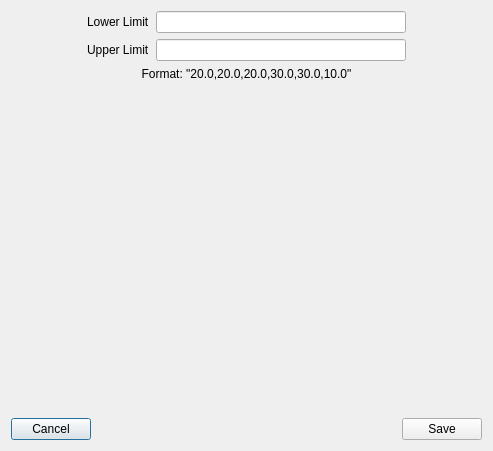
<?xml version="1.0" encoding="UTF-8"?>
<ui version="4.0">
 <class>Dialog</class>
 <widget class="QDialog" name="Dialog">
  <property name="windowModality">
   <enum>Qt::WindowModal</enum>
  </property>
  <property name="geometry">
   <rect>
    <x>0</x>
    <y>0</y>
    <width>493</width>
    <height>451</height>
   </rect>
  </property>
  <property name="sizePolicy">
   <sizepolicy hsizetype="Expanding" vsizetype="Expanding">
    <horstretch>0</horstretch>
    <verstretch>0</verstretch>
   </sizepolicy>
  </property>
  <property name="minimumSize">
   <size>
    <width>200</width>
    <height>0</height>
   </size>
  </property>
  <property name="windowTitle">
   <string>Self-Scattering Level</string>
  </property>
  <property name="modal">
   <bool>true</bool>
  </property>
  <layout class="QVBoxLayout" name="verticalLayout">
   <item>
    <layout class="QGridLayout" name="gridLayout">
     <item row="2" column="2">
      <widget class="QLineEdit" name="lower_value">
       <property name="minimumSize">
        <size>
         <width>250</width>
         <height>0</height>
        </size>
       </property>
       <property name="maximumSize">
        <size>
         <width>300</width>
         <height>36</height>
        </size>
       </property>
      </widget>
     </item>
     <item row="4" column="1">
      <widget class="QLabel" name="upper_label">
       <property name="text">
        <string>Upper Limit</string>
       </property>
      </widget>
     </item>
     <item row="2" column="1">
      <widget class="QLabel" name="lower_label">
       <property name="text">
        <string>Lower Limit</string>
       </property>
      </widget>
     </item>
     <item row="4" column="2">
      <widget class="QLineEdit" name="upper_value">
       <property name="minimumSize">
        <size>
         <width>250</width>
         <height>0</height>
        </size>
       </property>
       <property name="maximumSize">
        <size>
         <width>300</width>
         <height>16777215</height>
        </size>
       </property>
      </widget>
     </item>
     <item row="2" column="0">
      <spacer name="horizontalSpacer_4">
       <property name="orientation">
        <enum>Qt::Horizontal</enum>
       </property>
       <property name="sizeType">
        <enum>QSizePolicy::MinimumExpanding</enum>
       </property>
       <property name="sizeHint" stdset="0">
        <size>
         <width>60</width>
         <height>20</height>
        </size>
       </property>
      </spacer>
     </item>
     <item row="2" column="3">
      <spacer name="horizontalSpacer_3">
       <property name="orientation">
        <enum>Qt::Horizontal</enum>
       </property>
       <property name="sizeType">
        <enum>QSizePolicy::MinimumExpanding</enum>
       </property>
       <property name="sizeHint" stdset="0">
        <size>
         <width>60</width>
         <height>20</height>
        </size>
       </property>
      </spacer>
     </item>
    </layout>
   </item>
   <item>
    <widget class="QLabel" name="label">
     <property name="layoutDirection">
      <enum>Qt::LeftToRight</enum>
     </property>
     <property name="text">
      <string>Format: &quot;20.0,20.0,20.0,30.0,30.0,10.0&quot;</string>
     </property>
     <property name="alignment">
      <set>Qt::AlignCenter</set>
     </property>
    </widget>
   </item>
   <item>
    <layout class="QHBoxLayout" name="horizontalLayout">
     <item>
      <spacer name="horizontalSpacer">
       <property name="orientation">
        <enum>Qt::Horizontal</enum>
       </property>
       <property name="sizeHint" stdset="0">
        <size>
         <width>60</width>
         <height>20</height>
        </size>
       </property>
      </spacer>
     </item>
     <item>
      <widget class="QLabel" name="preview">
       <property name="sizePolicy">
        <sizepolicy hsizetype="Expanding" vsizetype="Expanding">
         <horstretch>0</horstretch>
         <verstretch>0</verstretch>
        </sizepolicy>
       </property>
       <property name="text">
        <string/>
       </property>
      </widget>
     </item>
     <item>
      <spacer name="horizontalSpacer_2">
       <property name="orientation">
        <enum>Qt::Horizontal</enum>
       </property>
       <property name="sizeHint" stdset="0">
        <size>
         <width>60</width>
         <height>20</height>
        </size>
       </property>
      </spacer>
     </item>
    </layout>
   </item>
   <item>
    <layout class="QHBoxLayout" name="horizontalLayout_12">
     <item>
      <widget class="QPushButton" name="cancel">
       <property name="text">
        <string>Cancel</string>
       </property>
      </widget>
     </item>
     <item>
      <spacer name="horizontalSpacer_6">
       <property name="orientation">
        <enum>Qt::Horizontal</enum>
       </property>
       <property name="sizeHint" stdset="0">
        <size>
         <width>60</width>
         <height>20</height>
        </size>
       </property>
      </spacer>
     </item>
     <item>
      <widget class="QPushButton" name="ok">
       <property name="text">
        <string>Save</string>
       </property>
      </widget>
     </item>
    </layout>
   </item>
  </layout>
 </widget>
 <tabstops>
  <tabstop>lower_value</tabstop>
  <tabstop>upper_value</tabstop>
  <tabstop>ok</tabstop>
  <tabstop>cancel</tabstop>
 </tabstops>
 <resources/>
 <connections>
  <connection>
   <sender>cancel</sender>
   <signal>clicked()</signal>
   <receiver>Dialog</receiver>
   <slot>reject()</slot>
   <hints>
    <hint type="sourcelabel">
     <x>49</x>
     <y>428</y>
    </hint>
    <hint type="destinationlabel">
     <x>164</x>
     <y>225</y>
    </hint>
   </hints>
  </connection>
  <connection>
   <sender>ok</sender>
   <signal>clicked()</signal>
   <receiver>Dialog</receiver>
   <slot>accept()</slot>
   <hints>
    <hint type="sourcelabel">
     <x>279</x>
     <y>428</y>
    </hint>
    <hint type="destinationlabel">
     <x>164</x>
     <y>225</y>
    </hint>
   </hints>
  </connection>
  <connection>
   <sender>lower_value</sender>
   <signal>textChanged(QString)</signal>
   <receiver>Dialog</receiver>
   <slot>value_changed()</slot>
   <hints>
    <hint type="sourcelabel">
     <x>200</x>
     <y>55</y>
    </hint>
    <hint type="destinationlabel">
     <x>291</x>
     <y>58</y>
    </hint>
   </hints>
  </connection>
  <connection>
   <sender>upper_value</sender>
   <signal>textChanged(QString)</signal>
   <receiver>Dialog</receiver>
   <slot>value_changed()</slot>
   <hints>
    <hint type="sourcelabel">
     <x>207</x>
     <y>83</y>
    </hint>
    <hint type="destinationlabel">
     <x>289</x>
     <y>98</y>
    </hint>
   </hints>
  </connection>
 </connections>
 <slots>
  <slot>value_changed()</slot>
 </slots>
</ui>
